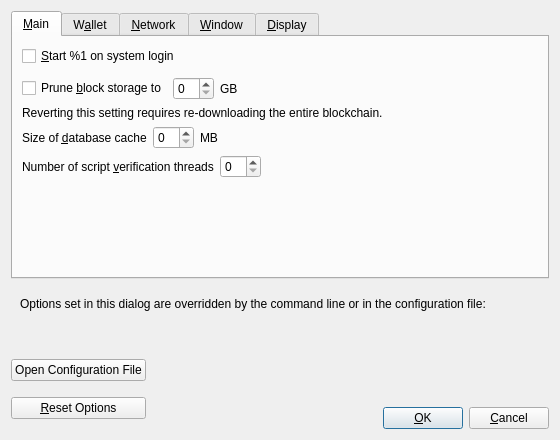
<?xml version="1.0" encoding="UTF-8"?>
<ui version="4.0">
 <class>OptionsDialog</class>
 <widget class="QDialog" name="OptionsDialog">
  <property name="geometry">
   <rect>
    <x>0</x>
    <y>0</y>
    <width>560</width>
    <height>440</height>
   </rect>
  </property>
  <property name="windowTitle">
   <string>Options</string>
  </property>
  <property name="modal">
   <bool>true</bool>
  </property>
  <layout class="QVBoxLayout" name="verticalLayout">
   <item>
    <widget class="QTabWidget" name="tabWidget">
     <property name="currentIndex">
      <number>0</number>
     </property>
     <widget class="QWidget" name="tabMain">
      <attribute name="title">
       <string>&amp;Main</string>
      </attribute>
      <layout class="QVBoxLayout" name="verticalLayout_Main">
       <item>
        <widget class="QCheckBox" name="bitcoinAtStartup">
         <property name="toolTip">
          <string>Automatically start %1 after logging in to the system.</string>
         </property>
         <property name="text">
          <string>&amp;Start %1 on system login</string>
         </property>
        </widget>
       </item>
       <item>
        <spacer name="horizontalSpacer_0_Main">
         <property name="orientation">
          <enum>Qt::Horizontal</enum>
         </property>
         <property name="sizeHint" stdset="0">
          <size>
           <width>40</width>
           <height>5</height>
          </size>
         </property>
        </spacer>
       </item>
       <item>
       <layout class="QHBoxLayout" name="horizontalLayout_Main_Prune">
        <item>
         <widget class="QCheckBox" name="prune">
          <property name="toolTip">
           <string>Disables some advanced features but all blocks will still be fully validated. Reverting this setting requires re-downloading the entire blockchain. Actual disk usage may be somewhat higher.</string>
          </property>
          <property name="text">
           <string>Prune &amp;block storage to</string>
          </property>
         </widget>
        </item>
        <item>
         <widget class="QSpinBox" name="pruneSize"/>
        </item>
         <item>
          <widget class="QLabel" name="pruneSizeUnitLabel">
           <property name="text">
            <string>GB</string>
           </property>
           <property name="textFormat">
            <enum>Qt::PlainText</enum>
           </property>
          </widget>
         </item>
         <item>
          <spacer name="horizontalSpacer_Main_Prune">
           <property name="orientation">
            <enum>Qt::Horizontal</enum>
           </property>
           <property name="sizeHint" stdset="0">
            <size>
             <width>40</width>
             <height>20</height>
            </size>
           </property>
          </spacer>
         </item>
        </layout>
       </item>
       <item>
        <widget class="QLabel" name="pruneWarning">
         <property name="text">
          <string>Reverting this setting requires re-downloading the entire blockchain.</string>
         </property>
         <property name="textFormat">
          <enum>Qt::PlainText</enum>
         </property>
        </widget>
       </item>
       <item>
        <layout class="QHBoxLayout" name="horizontalLayout_2_Main">
         <item>
          <widget class="QLabel" name="databaseCacheLabel">
           <property name="text">
            <string>Size of &amp;database cache</string>
           </property>
           <property name="textFormat">
            <enum>Qt::PlainText</enum>
           </property>
           <property name="buddy">
            <cstring>databaseCache</cstring>
           </property>
          </widget>
         </item>
         <item>
          <widget class="QSpinBox" name="databaseCache"/>
         </item>
         <item>
          <widget class="QLabel" name="databaseCacheUnitLabel">
           <property name="text">
            <string>MB</string>
           </property>
           <property name="textFormat">
            <enum>Qt::PlainText</enum>
           </property>
          </widget>
         </item>
         <item>
          <spacer name="horizontalSpacer_2_Main">
           <property name="orientation">
            <enum>Qt::Horizontal</enum>
           </property>
           <property name="sizeHint" stdset="0">
            <size>
             <width>40</width>
             <height>20</height>
            </size>
           </property>
          </spacer>
         </item>
        </layout>
       </item>
       <item>
        <layout class="QHBoxLayout" name="horizontalLayout_Main_VerifyLabel">
         <item>
          <widget class="QLabel" name="threadsScriptVerifLabel">
           <property name="text">
            <string>Number of script &amp;verification threads</string>
           </property>
           <property name="textFormat">
            <enum>Qt::PlainText</enum>
           </property>
           <property name="buddy">
            <cstring>threadsScriptVerif</cstring>
           </property>
          </widget>
         </item>
         <item>
          <widget class="QSpinBox" name="threadsScriptVerif">
           <property name="toolTip">
            <string>(0 = auto, &lt;0 = leave that many cores free)</string>
           </property>
          </widget>
         </item>
         <item>
          <spacer name="horizontalSpacer_Main_Threads">
           <property name="orientation">
            <enum>Qt::Horizontal</enum>
           </property>
           <property name="sizeHint" stdset="0">
            <size>
             <width>40</width>
             <height>20</height>
            </size>
           </property>
          </spacer>
         </item>
        </layout>
       </item>
       <item>
        <spacer name="verticalSpacer_Main">
         <property name="orientation">
          <enum>Qt::Vertical</enum>
         </property>
         <property name="sizeHint" stdset="0">
          <size>
           <width>20</width>
           <height>40</height>
          </size>
         </property>
        </spacer>
       </item>
      </layout>
     </widget>
     <widget class="QWidget" name="tabWallet">
      <attribute name="title">
       <string>W&amp;allet</string>
      </attribute>
      <layout class="QVBoxLayout" name="verticalLayout_Wallet">
       <item>
        <widget class="QGroupBox" name="groupBox">
         <property name="title">
          <string>Expert</string>
         </property>
         <layout class="QVBoxLayout" name="verticalLayout_2">
          <item>
           <widget class="QCheckBox" name="coinControlFeatures">
            <property name="toolTip">
             <string>Whether to show coin control features or not.</string>
            </property>
            <property name="text">
             <string>Enable coin &amp;control features</string>
            </property>
           </widget>
          </item>
          <item>
           <widget class="QCheckBox" name="spendZeroConfChange">
            <property name="toolTip">
             <string>If you disable the spending of unconfirmed change, the change from a transaction cannot be used until that transaction has at least one confirmation. This also affects how your balance is computed.</string>
            </property>
            <property name="text">
             <string>&amp;Spend unconfirmed change</string>
            </property>
           </widget>
          </item>
          <item>
           <widget class="QCheckBox" name="spendZeroConfTx">
            <property name="toolTip">
             <string>If you disable the spending of unconfirmed outputs, the output from a transaction cannot be used until that transaction has at least one confirmation.</string>
            </property>
            <property name="text">
             <string>&amp;Spend unconfirmed outputs</string>
            </property>
           </widget>
          </item>
         </layout>
        </widget>
       </item>
       <item>
        <spacer name="verticalSpacer_Wallet">
         <property name="orientation">
          <enum>Qt::Vertical</enum>
         </property>
         <property name="sizeHint" stdset="0">
          <size>
           <width>20</width>
           <height>40</height>
          </size>
         </property>
        </spacer>
       </item>
      </layout>
     </widget>
     <widget class="QWidget" name="tabNetwork">
      <attribute name="title">
       <string>&amp;Network</string>
      </attribute>
      <layout class="QVBoxLayout" name="verticalLayout_Network">
       <item>
        <widget class="QCheckBox" name="mapPortUpnp">
         <property name="toolTip">
          <string>Automatically open the Bitcoin client port on the router. This only works when your router supports UPnP and it is enabled.</string>
         </property>
         <property name="text">
          <string>Map port using &amp;UPnP</string>
         </property>
        </widget>
       </item>
       <item>
        <widget class="QCheckBox" name="allowIncoming">
         <property name="toolTip">
          <string>Accept connections from outside.</string>
         </property>
         <property name="text">
          <string>Allow incomin&amp;g connections</string>
         </property>
        </widget>
       </item>
       <item>
        <widget class="QCheckBox" name="connectSocks">
         <property name="toolTip">
          <string>Connect to the Bitcoin network through a SOCKS5 proxy.</string>
         </property>
         <property name="text">
          <string>&amp;Connect through SOCKS5 proxy (default proxy):</string>
         </property>
        </widget>
       </item>
       <item>
        <layout class="QHBoxLayout" name="horizontalLayout_1_Network">
         <item>
          <widget class="QLabel" name="proxyIpLabel">
           <property name="text">
            <string>Proxy &amp;IP:</string>
           </property>
           <property name="textFormat">
            <enum>Qt::PlainText</enum>
           </property>
           <property name="buddy">
            <cstring>proxyIp</cstring>
           </property>
          </widget>
         </item>
         <item>
          <widget class="QValidatedLineEdit" name="proxyIp">
           <property name="minimumSize">
            <size>
             <width>140</width>
             <height>0</height>
            </size>
           </property>
           <property name="maximumSize">
            <size>
             <width>140</width>
             <height>16777215</height>
            </size>
           </property>
           <property name="toolTip">
            <string>IP address of the proxy (e.g. IPv4: 127.0.0.1 / IPv6: ::1)</string>
           </property>
          </widget>
         </item>
         <item>
          <widget class="QLabel" name="proxyPortLabel">
           <property name="text">
            <string>&amp;Port:</string>
           </property>
           <property name="textFormat">
            <enum>Qt::PlainText</enum>
           </property>
           <property name="buddy">
            <cstring>proxyPort</cstring>
           </property>
          </widget>
         </item>
         <item>
          <widget class="QLineEdit" name="proxyPort">
           <property name="minimumSize">
            <size>
             <width>55</width>
             <height>0</height>
            </size>
           </property>
           <property name="maximumSize">
            <size>
             <width>55</width>
             <height>16777215</height>
            </size>
           </property>
           <property name="toolTip">
            <string>Port of the proxy (e.g. 9050)</string>
           </property>
          </widget>
         </item>
         <item>
          <spacer name="horizontalSpacer_1_Network">
           <property name="orientation">
            <enum>Qt::Horizontal</enum>
           </property>
           <property name="sizeHint" stdset="0">
            <size>
             <width>40</width>
             <height>20</height>
            </size>
           </property>
          </spacer>
         </item>
        </layout>
       </item>
       <item>
        <layout class="QHBoxLayout" name="horizontalLayout_2_Network">
         <item>
          <widget class="QLabel" name="proxyActiveNets">
           <property name="text">
            <string>Used for reaching peers via:</string>
           </property>
           <property name="textFormat">
            <enum>Qt::PlainText</enum>
           </property>
          </widget>
         </item>
         <item>
          <widget class="QCheckBox" name="proxyReachIPv4">
           <property name="enabled">
            <bool>false</bool>
           </property>
           <property name="toolTip">
            <string>Shows if the supplied default SOCKS5 proxy is used to reach peers via this network type.</string>
           </property>
           <property name="text">
            <string/>
           </property>
          </widget>
         </item>
         <item>
          <widget class="QLabel" name="proxyReachIPv4Label">
           <property name="text">
            <string>IPv4</string>
           </property>
           <property name="textFormat">
            <enum>Qt::PlainText</enum>
           </property>
          </widget>
         </item>
         <item>
          <widget class="QCheckBox" name="proxyReachIPv6">
           <property name="enabled">
            <bool>false</bool>
           </property>
           <property name="toolTip">
            <string>Shows if the supplied default SOCKS5 proxy is used to reach peers via this network type.</string>
           </property>
           <property name="text">
            <string/>
           </property>
          </widget>
         </item>
         <item>
          <widget class="QLabel" name="proxyReachIPv6Label">
           <property name="text">
            <string>IPv6</string>
           </property>
           <property name="textFormat">
            <enum>Qt::PlainText</enum>
           </property>
          </widget>
         </item>
         <item>
          <widget class="QCheckBox" name="proxyReachTor">
           <property name="enabled">
            <bool>false</bool>
           </property>
           <property name="toolTip">
            <string>Shows if the supplied default SOCKS5 proxy is used to reach peers via this network type.</string>
           </property>
           <property name="text">
            <string/>
           </property>
          </widget>
         </item>
         <item>
          <widget class="QLabel" name="proxyReachTorLabel">
           <property name="text">
            <string>Tor</string>
           </property>
           <property name="textFormat">
            <enum>Qt::PlainText</enum>
           </property>
          </widget>
         </item>
         <item>
          <spacer name="horizontalSpacer_2_Network">
           <property name="orientation">
            <enum>Qt::Horizontal</enum>
           </property>
           <property name="sizeHint" stdset="0">
            <size>
             <width>40</width>
             <height>20</height>
            </size>
           </property>
          </spacer>
         </item>
        </layout>
       </item>
       <item>
        <widget class="QCheckBox" name="connectSocksTor">
         <property name="toolTip">
          <string>Connect to the Bitcoin network through a separate SOCKS5 proxy for Tor hidden services.</string>
         </property>
         <property name="text">
          <string>Use separate SOCKS&amp;5 proxy to reach peers via Tor hidden services:</string>
         </property>
        </widget>
       </item>
       <item>
        <layout class="QHBoxLayout" name="horizontalLayout_3_Network">
         <item>
          <widget class="QLabel" name="proxyIpTorLabel">
           <property name="text">
            <string>Proxy &amp;IP:</string>
           </property>
           <property name="textFormat">
            <enum>Qt::PlainText</enum>
           </property>
           <property name="buddy">
            <cstring>proxyIpTor</cstring>
           </property>
          </widget>
         </item>
         <item>
          <widget class="QValidatedLineEdit" name="proxyIpTor">
           <property name="minimumSize">
            <size>
             <width>140</width>
             <height>0</height>
            </size>
           </property>
           <property name="maximumSize">
            <size>
             <width>140</width>
             <height>16777215</height>
            </size>
           </property>
           <property name="toolTip">
            <string>IP address of the proxy (e.g. IPv4: 127.0.0.1 / IPv6: ::1)</string>
           </property>
          </widget>
         </item>
         <item>
          <widget class="QLabel" name="proxyPortTorLabel">
           <property name="text">
            <string>&amp;Port:</string>
           </property>
           <property name="textFormat">
            <enum>Qt::PlainText</enum>
           </property>
           <property name="buddy">
            <cstring>proxyPortTor</cstring>
           </property>
          </widget>
         </item>
         <item>
          <widget class="QLineEdit" name="proxyPortTor">
           <property name="minimumSize">
            <size>
             <width>55</width>
             <height>0</height>
            </size>
           </property>
           <property name="maximumSize">
            <size>
             <width>55</width>
             <height>16777215</height>
            </size>
           </property>
           <property name="toolTip">
            <string>Port of the proxy (e.g. 9050)</string>
           </property>
          </widget>
         </item>
         <item>
          <spacer name="horizontalSpacer_4_Network">
           <property name="orientation">
            <enum>Qt::Horizontal</enum>
           </property>
           <property name="sizeHint" stdset="0">
            <size>
             <width>40</width>
             <height>20</height>
            </size>
           </property>
          </spacer>
         </item>
        </layout>
       </item>
       <item>
        <spacer name="verticalSpacer_Network">
         <property name="orientation">
          <enum>Qt::Vertical</enum>
         </property>
         <property name="sizeHint" stdset="0">
          <size>
           <width>20</width>
           <height>40</height>
          </size>
         </property>
        </spacer>
       </item>
      </layout>
     </widget>
     <widget class="QWidget" name="tabWindow">
      <attribute name="title">
       <string>&amp;Window</string>
      </attribute>
      <layout class="QVBoxLayout" name="verticalLayout_Window">
       <item>
        <widget class="QCheckBox" name="hideTrayIcon">
         <property name="toolTip">
          <string>Hide the icon from the system tray.</string>
         </property>
         <property name="text">
          <string>&amp;Hide tray icon</string>
         </property>
        </widget>
       </item>
       <item>
        <widget class="QCheckBox" name="minimizeToTray">
         <property name="toolTip">
          <string>Show only a tray icon after minimizing the window.</string>
         </property>
         <property name="text">
          <string>&amp;Minimize to the tray instead of the taskbar</string>
         </property>
        </widget>
       </item>
       <item>
        <widget class="QCheckBox" name="minimizeOnClose">
         <property name="toolTip">
          <string>Minimize instead of exit the application when the window is closed. When this option is enabled, the application will be closed only after selecting Exit in the menu.</string>
         </property>
         <property name="text">
          <string>M&amp;inimize on close</string>
         </property>
        </widget>
       </item>
       <item>
        <spacer name="verticalSpacer_Window">
         <property name="orientation">
          <enum>Qt::Vertical</enum>
         </property>
         <property name="sizeHint" stdset="0">
          <size>
           <width>20</width>
           <height>40</height>
          </size>
         </property>
        </spacer>
       </item>
      </layout>
     </widget>
     <widget class="QWidget" name="tabDisplay">
      <attribute name="title">
       <string>&amp;Display</string>
      </attribute>
      <layout class="QVBoxLayout" name="verticalLayout_Display">
       <item>
        <layout class="QHBoxLayout" name="horizontalLayout_1_Display">
         <item>
          <widget class="QLabel" name="langLabel">
           <property name="text">
            <string>User Interface &amp;language:</string>
           </property>
           <property name="textFormat">
            <enum>Qt::PlainText</enum>
           </property>
           <property name="buddy">
            <cstring>lang</cstring>
           </property>
          </widget>
         </item>
         <item>
          <widget class="QValueComboBox" name="lang">
           <property name="toolTip">
            <string>The user interface language can be set here. This setting will take effect after restarting %1.</string>
           </property>
          </widget>
         </item>
        </layout>
       </item>
       <item>
        <layout class="QHBoxLayout" name="horizontalLayout_2_Display">
         <item>
          <widget class="QLabel" name="unitLabel">
           <property name="text">
            <string>&amp;Unit to show amounts in:</string>
           </property>
           <property name="textFormat">
            <enum>Qt::PlainText</enum>
           </property>
           <property name="buddy">
            <cstring>unit</cstring>
           </property>
          </widget>
         </item>
         <item>
          <widget class="QValueComboBox" name="unit">
           <property name="toolTip">
            <string>Choose the default subdivision unit to show in the interface and when sending coins.</string>
           </property>
          </widget>
         </item>
        </layout>
       </item>
       <item>
        <layout class="QHBoxLayout" name="horizontalLayout_3_Display">
         <item>
          <widget class="QLabel" name="thirdPartyTxUrlsLabel">
           <property name="toolTip">
            <string>Third party URLs (e.g. a block explorer) that appear in the transactions tab as context menu items. %s in the URL is replaced by transaction hash. Multiple URLs are separated by vertical bar |.</string>
           </property>
           <property name="text">
            <string>&amp;Third party transaction URLs</string>
           </property>
           <property name="buddy">
            <cstring>thirdPartyTxUrls</cstring>
           </property>
          </widget>
         </item>
         <item>
          <widget class="QLineEdit" name="thirdPartyTxUrls">
           <property name="toolTip">
            <string>Third party URLs (e.g. a block explorer) that appear in the transactions tab as context menu items. %s in the URL is replaced by transaction hash. Multiple URLs are separated by vertical bar |.</string>
           </property>
          </widget>
         </item>
        </layout>
       </item>
       <item>
        <spacer name="verticalSpacer_Display">
         <property name="orientation">
          <enum>Qt::Vertical</enum>
         </property>
         <property name="sizeHint" stdset="0">
          <size>
           <width>20</width>
           <height>40</height>
          </size>
         </property>
        </spacer>
       </item>
      </layout>
     </widget>
    </widget>
   </item>
   <item>
    <widget class="QFrame" name="frame">
     <layout class="QVBoxLayout" name="verticalLayout_Bottom">
      <item>
       <layout class="QHBoxLayout" name="horizontalLayout_Bottom">
        <item>
         <widget class="QLabel" name="overriddenByCommandLineInfoLabel">
          <property name="text">
           <string>Options set in this dialog are overridden by the command line or in the configuration file:</string>
          </property>
          <property name="textFormat">
           <enum>Qt::PlainText</enum>
          </property>
         </widget>
        </item>
        <item>
         <spacer name="horizontalSpacer_Bottom">
          <property name="orientation">
           <enum>Qt::Horizontal</enum>
          </property>
          <property name="sizeHint" stdset="0">
           <size>
            <width>40</width>
            <height>20</height>
           </size>
          </property>
         </spacer>
        </item>
       </layout>
      </item>
      <item>
       <widget class="QLabel" name="overriddenByCommandLineLabel">
        <property name="text">
         <string/>
        </property>
        <property name="textFormat">
         <enum>Qt::PlainText</enum>
        </property>
        <property name="wordWrap">
         <bool>true</bool>
        </property>
       </widget>
      </item>
     </layout>
    </widget>
   </item>
   <item>
    <layout class="QHBoxLayout" name="horizontalLayout_Buttons">
     <item>
      <layout class="QVBoxLayout" name="verticalLayout_Buttons">
       <item>
        <widget class="QPushButton" name="openBitcoinConfButton">
         <property name="toolTip">
          <string>Open the %1 configuration file from the working directory.</string>
         </property>
         <property name="text">
          <string>Open Configuration File</string>
         </property>
         <property name="autoDefault">
          <bool>false</bool>
         </property>
        </widget>
       </item>
       <item>
        <widget class="QPushButton" name="resetButton">
         <property name="toolTip">
          <string>Reset all client options to default.</string>
         </property>
         <property name="text">
          <string>&amp;Reset Options</string>
         </property>
         <property name="autoDefault">
          <bool>false</bool>
         </property>
        </widget>
       </item>
      </layout>
     </item>
     <item>
      <spacer name="horizontalSpacer_1">
       <property name="orientation">
        <enum>Qt::Horizontal</enum>
       </property>
       <property name="sizeHint" stdset="0">
        <size>
         <width>40</width>
         <height>48</height>
        </size>
       </property>
      </spacer>
     </item>
     <item>
      <widget class="QLabel" name="statusLabel">
       <property name="minimumSize">
        <size>
         <width>200</width>
         <height>0</height>
        </size>
       </property>
       <property name="font">
        <font>
         <weight>75</weight>
         <bold>true</bold>
        </font>
       </property>
       <property name="text">
        <string/>
       </property>
       <property name="textFormat">
        <enum>Qt::PlainText</enum>
       </property>
       <property name="wordWrap">
        <bool>true</bool>
       </property>
      </widget>
     </item>
     <item>
      <spacer name="horizontalSpacer_2">
       <property name="orientation">
        <enum>Qt::Horizontal</enum>
       </property>
       <property name="sizeHint" stdset="0">
        <size>
         <width>40</width>
         <height>48</height>
        </size>
       </property>
      </spacer>
     </item>
     <item>
      <layout class="QVBoxLayout" name="verticalLayout_4">
       <item>
        <spacer name="verticalSpacer">
         <property name="orientation">
          <enum>Qt::Vertical</enum>
         </property>
         <property name="sizeHint" stdset="0">
          <size>
           <width>20</width>
           <height>40</height>
          </size>
         </property>
        </spacer>
       </item>
       <item>
        <layout class="QHBoxLayout" name="horizontalLayout">
         <item>
          <widget class="QPushButton" name="okButton">
           <property name="text">
            <string>&amp;OK</string>
           </property>
           <property name="autoDefault">
            <bool>false</bool>
           </property>
           <property name="default">
            <bool>true</bool>
           </property>
          </widget>
         </item>
         <item>
          <widget class="QPushButton" name="cancelButton">
           <property name="text">
            <string>&amp;Cancel</string>
           </property>
           <property name="autoDefault">
            <bool>false</bool>
           </property>
          </widget>
         </item>
        </layout>
       </item>
      </layout>
     </item>
    </layout>
   </item>
  </layout>
 </widget>
 <customwidgets>
  <customwidget>
   <class>QValidatedLineEdit</class>
   <extends>QLineEdit</extends>
   <header>qt/qvalidatedlineedit.h</header>
  </customwidget>
  <customwidget>
   <class>QValueComboBox</class>
   <extends>QComboBox</extends>
   <header>qt/qvaluecombobox.h</header>
  </customwidget>
 </customwidgets>
 <resources/>
 <connections/>
</ui>
